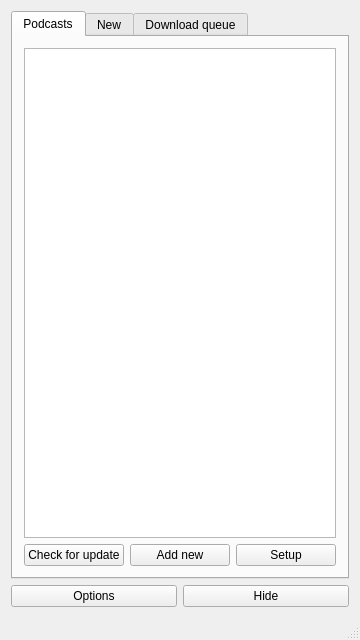
<?xml version="1.0" encoding="UTF-8"?>
<ui version="4.0">
 <class>MainWindow</class>
 <widget class="QMainWindow" name="MainWindow">
  <property name="geometry">
   <rect>
    <x>0</x>
    <y>0</y>
    <width>360</width>
    <height>640</height>
   </rect>
  </property>
  <property name="windowTitle">
   <string>MainWindow</string>
  </property>
  <widget class="QWidget" name="centralWidget">
   <layout class="QVBoxLayout" name="verticalLayout">
    <item>
     <widget class="QTabWidget" name="tabWidget">
      <property name="currentIndex">
       <number>0</number>
      </property>
      <widget class="QWidget" name="tab">
       <attribute name="title">
        <string>Podcasts</string>
       </attribute>
       <layout class="QVBoxLayout" name="verticalLayout_2">
        <item>
         <widget class="QListView" name="RSSView"/>
        </item>
        <item>
         <layout class="QHBoxLayout" name="horizontalLayout_2">
          <item>
           <widget class="QPushButton" name="pushButton_3">
            <property name="text">
             <string>Check for update</string>
            </property>
           </widget>
          </item>
          <item>
           <widget class="QPushButton" name="pushButton_4">
            <property name="text">
             <string>Add new</string>
            </property>
           </widget>
          </item>
          <item>
           <widget class="QPushButton" name="pushButton_5">
            <property name="text">
             <string>Setup</string>
            </property>
           </widget>
          </item>
         </layout>
        </item>
       </layout>
      </widget>
      <widget class="QWidget" name="tab_2">
       <attribute name="title">
        <string>New</string>
       </attribute>
       <layout class="QVBoxLayout" name="verticalLayout_3">
        <item>
         <widget class="QListView" name="listView_2"/>
        </item>
        <item>
         <layout class="QHBoxLayout" name="horizontalLayout_3">
          <item>
           <widget class="QPushButton" name="pushButton_6">
            <property name="text">
             <string>PushButton</string>
            </property>
           </widget>
          </item>
          <item>
           <widget class="QPushButton" name="pushButton_7">
            <property name="text">
             <string>PushButton</string>
            </property>
           </widget>
          </item>
          <item>
           <widget class="QPushButton" name="pushButton_8">
            <property name="text">
             <string>PushButton</string>
            </property>
           </widget>
          </item>
         </layout>
        </item>
       </layout>
      </widget>
      <widget class="QWidget" name="tab_3">
       <attribute name="title">
        <string>Download queue</string>
       </attribute>
       <layout class="QVBoxLayout" name="verticalLayout_4">
        <item>
         <widget class="QListView" name="listView_3"/>
        </item>
        <item>
         <layout class="QHBoxLayout" name="horizontalLayout_4">
          <item>
           <widget class="QPushButton" name="pushButton_9">
            <property name="text">
             <string>PushButton</string>
            </property>
           </widget>
          </item>
          <item>
           <widget class="QPushButton" name="pushButton_10">
            <property name="text">
             <string>PushButton</string>
            </property>
           </widget>
          </item>
          <item>
           <widget class="QPushButton" name="pushButton_11">
            <property name="text">
             <string>PushButton</string>
            </property>
           </widget>
          </item>
         </layout>
        </item>
       </layout>
      </widget>
     </widget>
    </item>
    <item>
     <layout class="QHBoxLayout" name="horizontalLayout">
      <item>
       <widget class="QPushButton" name="pushButton">
        <property name="text">
         <string>Options</string>
        </property>
       </widget>
      </item>
      <item>
       <widget class="QPushButton" name="pushButton_2">
        <property name="text">
         <string>Hide</string>
        </property>
       </widget>
      </item>
     </layout>
    </item>
   </layout>
  </widget>
  <widget class="QStatusBar" name="statusBar"/>
  <action name="actionImport">
   <property name="icon">
    <iconset resource="iconsPack.qrc">
     <normaloff>:/toolbars/IconsPack/toolbars/podcast_tab_feeds.svg</normaloff>
     <normalon>:/toolbars/IconsPack/toolbars/podcast_tb_updateall.svg</normalon>:/toolbars/IconsPack/toolbars/podcast_tab_feeds.svg</iconset>
   </property>
   <property name="text">
    <string>Import</string>
   </property>
  </action>
  <action name="actionUpdateAll">
   <property name="icon">
    <iconset>
     <normalon>:/toolbars/IconsPack/toolbars/podcast_tb_update.svg</normalon>
    </iconset>
   </property>
   <property name="text">
    <string>Update all</string>
   </property>
  </action>
 </widget>
 <layoutdefault spacing="6" margin="11"/>
 <resources>
  <include location="iconsPack.qrc"/>
 </resources>
 <connections/>
</ui>
